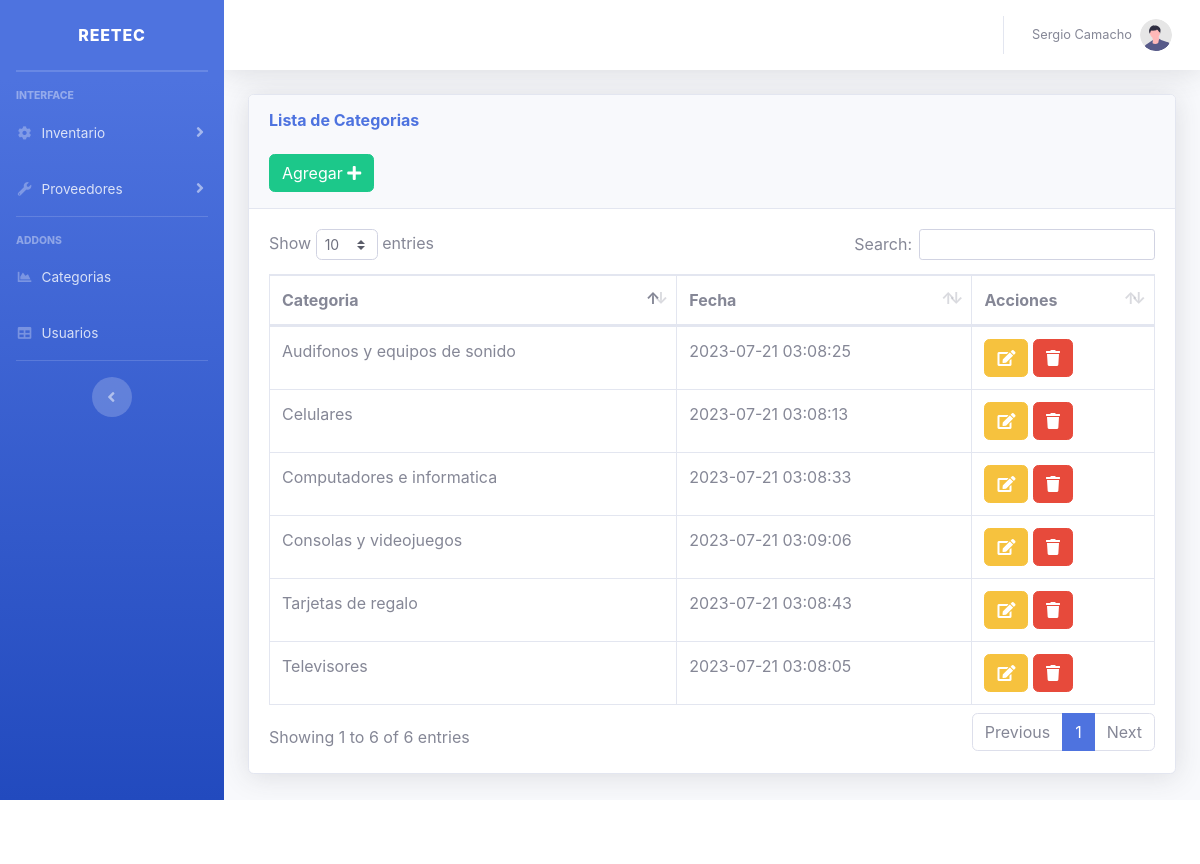
/views/categorias.php (signed in), run on the app's committed database.
### tables this page shows
CREATE TABLE `categorias` (
  `id` int(11) NOT NULL,
  `categoria` varchar(150) NOT NULL,
  `fecha` timestamp NOT NULL DEFAULT current_timestamp() ON UPDATE current_timestamp()
);

### views/categorias.php (the view, shortened to what this page needs)
<?php include "../includes/header.php"; ?>
<body id="page-top">
    <div class="container-fluid">
        <div class="card shadow mb-4">
            <div class="card-header py-3">
                <h6 class="m-0 font-weight-bold text-primary">Lista de Categorias</h6>
                <br>
                <button type="button" class="btn btn-success" data-toggle="modal" data-target="#cat">
                    <span class="glyphicon glyphicon-plus"></span> Agregar <i class="fa fa-plus"></i> </a></button>
            </div>
            <div class="card-body">
                <div class="table-responsive">
                    <table class="table table-bordered" id="dataTable" width="100%" cellspacing="0">
                        <thead>
                            <tr>
                                <th>Categoria</th>
                                <th>Fecha</th>
                                <th>Acciones</th>
                            </tr>
                        </thead>
                        <tbody>
                            <?php
                            require_once("../includes/db.php");
                            $result = mysqli_query($conexion, "SELECT * FROM categorias ");
                            while ($fila = mysqli_fetch_assoc($result)) :
                            ?>
                                <tr>
                                    <td><?php echo $fila['categoria']; ?></td>
                                    <td><?php echo $fila['fecha']; ?></td>
                                    <td>
                                        <button type="button" class="btn btn-warning" data-toggle="modal" data-target="#editar<?php echo $fila['id']; ?>">
                                            <i class="fa fa-edit "></i>
                                        </button>
                                        <a href="../includes/eliminar_cat.php?id=<?php echo $fila['id'] ?>" class="btn btn-danger btn-del">
                                            <i class="fa fa-trash "></i></a>
                                    </td>
                                </tr>
                            <?php endwhile; ?>
                        </tbody>
                    </table>
                </div>
            </div>
        </div>
    </div>
    </div>
    </div>
    </div>
</body>
<?php include "../includes/footer.php"; ?>
</html>

### includes/header.php (shortened to what this page needs)
<!DOCTYPE html>
<html lang="en">
<head>
    <link href="../vendor/fontawesome-free/css/all.min.css" rel="stylesheet" type="text/css">
    <link href="../vendor/datatables/dataTables.bootstrap4.min.css" rel="stylesheet">
    <link rel="stylesheet" href="../package/dist/sweetalert2.css">
    <link href="../css/sb-admin-2.min.css" rel="stylesheet">
</head>
<body id="page-top">
    <div id="wrapper">
        <ul class="navbar-nav bg-gradient-primary sidebar sidebar-dark accordion" id="accordionSidebar">
            <a class="sidebar-brand d-flex align-items-center justify-content-center" href="index.php">
                <div class="sidebar-brand-text mx-3">ReeTec</div>
            </a>
            <hr class="sidebar-divider my-0">
            <hr class="sidebar-divider">
            <div class="sidebar-heading">
                Interface
            </div>
            <li class="nav-item">
                <a class="nav-link collapsed" href="#" data-toggle="collapse" data-target="#collapseTwo" aria-expanded="true" aria-controls="collapseTwo">
                    <i class="fas fa-fw fa-cog"></i>
                    <span>Inventario</span>
                </a>
            </li>
            <li class="nav-item">
                <a class="nav-link collapsed" href="#" data-toggle="collapse" data-target="#collapseUtilities" aria-expanded="true" aria-controls="collapseUtilities">
                    <i class="fas fa-fw fa-wrench"></i>
                    <span>Proveedores</span>
                </a>
            </li>
            <hr class="sidebar-divider">
            <div class="sidebar-heading">
                Addons
            </div>
            <li class="nav-item">
                <a class="nav-link" href="../views/categorias.php">
                    <i class="fas fa-fw fa-chart-area"></i>
                    <span>Categorias</span></a>
            </li>
            <li class="nav-item">
                <a class="nav-link" href="../views/usuarios.php">
                    <i class="fas fa-fw fa-table"></i>
                    <span>Usuarios</span></a>
            </li>
            <hr class="sidebar-divider d-none d-md-block">
            <div class="text-center d-none d-md-inline">
                <button class="rounded-circle border-0" id="sidebarToggle"></button>
            </div>
        </ul>
        <div id="content-wrapper" class="d-flex flex-column">
            <div id="content">
                <nav class="navbar navbar-expand navbar-light bg-white topbar mb-4 static-top shadow">
                    <ul class="navbar-nav ml-auto">
                        <li class="nav-item dropdown no-arrow">
                            <a class="nav-link dropdown-toggle" href="#" id="userDropdown" role="button" data-toggle="dropdown" aria-haspopup="true" aria-expanded="false">
                                <span class="mr-2 d-none d-lg-inline text-gray-600 small"> <?php echo $_SESSION['usuario']; ?></span>
                                <img class="img-profile rounded-circle" src="../img/undraw_profile.svg">
                            </a>
                        </li>
                    </ul>
                </nav>

### includes/footer.php (shortened to what this page needs)
<footer class="sticky-footer bg-white">
</footer>
</body>
</html>

### data on the page
categorias: categoria "Televisores", fecha "2023-07-21 03:08:05"
categorias: categoria "Celulares", fecha "2023-07-21 03:08:13"
categorias: categoria "Audifonos y equipos de sonido", fecha "2023-07-21 03:08:25"
categorias: categoria "Computadores e informatica", fecha "2023-07-21 03:08:33"
categorias: categoria "Tarjetas de regalo", fecha "2023-07-21 03:08:43"
categorias: categoria "Consolas y videojuegos", fecha "2023-07-21 03:09:06"

### other printed values
$_SESSION['usuario'] "Sergio Camacho"
